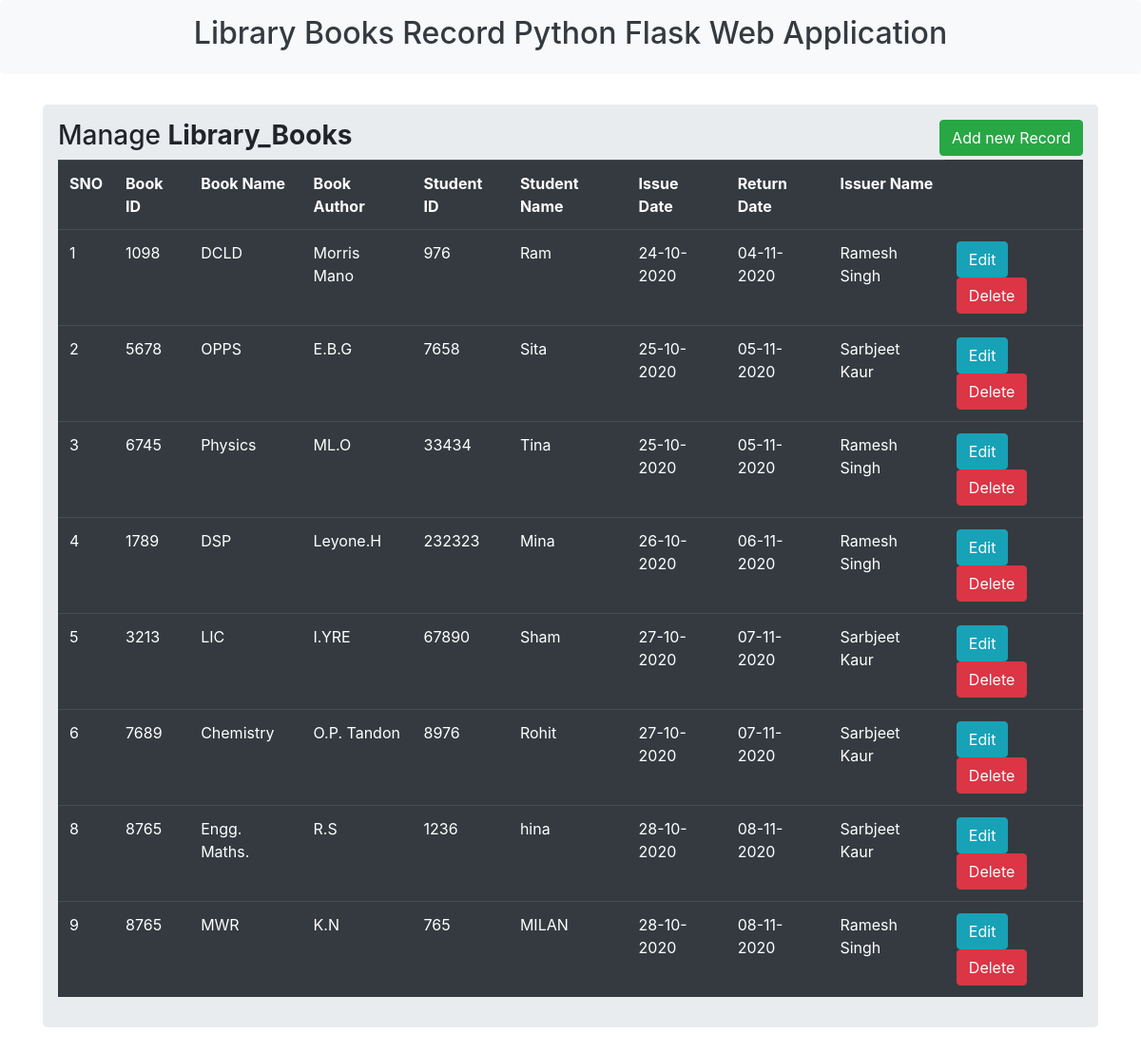
The page / on the database its author committed.
### app.py (models this page shows, shortened)
class Crud(db.Model):
    sno = db.Column(db.Integer, primary_key = True)
    book_id = db.Column(db.String(100))
    book_name = db.Column(db.String(100))
    book_author = db.Column(db.String(100))
    student_id = db.Column(db.String(100))
    student_name = db.Column(db.String(100))
    issue_date = db.Column(db.String(100))
    return_date = db.Column(db.String(100))
    issuer_name = db.Column(db.String(100))

### app.py (the view)
@app.route('/')
def index():
    all_data = Crud.query.all()
    return render_template("index.html", all_data = all_data)

### templates/index.html (shortened to what this page needs)
{% extends 'base.html' %} {% include 'header.html' %}
{% block body %}
<div class="container">
    <div class="row">
        <div class="col-md-12">
            <div class="jumbotron p-3">
                <h3>Manage <b>Library_Books</b> <button type="button" class="btn btn-success float-right" data-toggle="modal" data-target="#mymodal">Add new Record</button> </h3>
                <table class="table table-hover table-dark">
                    <tr>
                        <th>SNO</th>
                        <th>Book ID</th>
                        <th>Book Name</th>
                        <th>Book Author</th>
                        <th>Student ID</th>
                        <th>Student Name</th>
                        <th>Issue Date</th>
                        <th>Return Date</th>
                        <th>Issuer Name</th>
                    </tr>
                    {% for row in all_data %}
                    <tr>
                        <td>{{row.sno}}</td>
                        <td>{{row.book_id}}</td>
                        <td>{{row.book_name}}</td>
                        <td>{{row.book_author}}</td>
                        <td>{{row.student_id}}</td>
                        <td>{{row.student_name}}</td>
                        <td>{{row.issue_date}}</td>
                        <td>{{row.return_date}}</td>
                        <td>{{row.issuer_name}}</td>
                        <td>
                            <a href="/update/{{row.sno}}" class="btn btn-info btn-xs" data-toggle="modal" data-target="#modaledit{{row.sno}}">Edit</a>
                            <a href="/delete/{{row.sno}}" class="btn btn-danger btn-xs" onclick="return confirm('Are You sure To Delete ?')">Delete</a>
                        </td>
                    </tr>
                    {% endfor %}
                </table>
            </div>
        </div>
    </div>
</div>
{% endblock %}

### templates/base.html (shortened to what this page needs)
<!DOCTYPE html>
<html lang="en">
<head>
    <link rel="stylesheet" href="https://stackpath.bootstrapcdn.com/bootstrap/4.4.1/css/bootstrap.min.css">
</head>
<body>
    {% block body %} {% endblock %}
</body>
</html>

### templates/header.html
{% extends 'base.html' %} {% block title %} Flask CRUD operation {% endblock %} {% block body %}
<div class="jumbotron p-3 bg-light">
    <div class="well text-center text-dark">
        <h2>Library Books Record Python Flask Web Application </h2>
    </div>
</div>
{% endblock %}

### rows shown on the page
Crud: sno "1", book_id "1098", book_name "DCLD", book_author "Morris Mano", student_id "976", student_name "Ram", issue_date "24-10-2020", return_date "04-11-2020", issuer_name "Ramesh Singh"
Crud: sno "2", book_id "5678", book_name "OPPS", book_author "E.B.G", student_id "7658", student_name "Sita", issue_date "25-10-2020", return_date "05-11-2020", issuer_name "Sarbjeet Kaur"
Crud: sno "3", book_id "6745", book_name "Physics", book_author "ML.O", student_id "33434", student_name "Tina", issue_date "25-10-2020", return_date "05-11-2020", issuer_name "Ramesh Singh"
Crud: sno "4", book_id "1789", book_name "DSP", book_author "Leyone.H", student_id "232323", student_name "Mina", issue_date "26-10-2020", return_date "06-11-2020", issuer_name "Ramesh Singh"
Crud: sno "5", book_id "3213", book_name "LIC", book_author "I.YRE", student_id "67890", student_name "Sham", issue_date "27-10-2020", return_date "07-11-2020", issuer_name "Sarbjeet Kaur"
Crud: sno "6", book_id "7689", book_name "Chemistry", book_author "O.P. Tandon", student_id "8976", student_name "Rohit", issue_date "27-10-2020", return_date "07-11-2020", issuer_name "Sarbjeet Kaur"
Crud: sno "8", book_id "8765", book_name "Engg. Maths.", book_author "R.S", student_id "1236", student_name "hina", issue_date "28-10-2020", return_date "08-11-2020", issuer_name "Sarbjeet Kaur"
Crud: sno "9", book_id "8765", book_name "MWR", book_author "K.N", student_id "765", student_name "MILAN", issue_date "28-10-2020", return_date "08-11-2020", issuer_name "Ramesh Singh"
